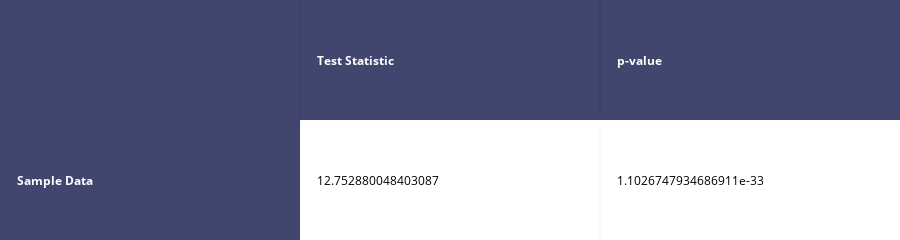

Source (notebook cell):
### Code cell
import scipy
import plotly.plotly as py
import plotly
import plotly.graph_objs as go
from plotly.tools import FigureFactory as FF
from scipy.stats import shapiro

plotly.offline.init_notebook_mode(connected=True)
print(shapiro(fox_topic7_15_df[fox_topic7_15_df['topic'] == 7].cos_similarity))

twosample_results_fox = scipy.stats.ttest_ind(fox_topic7_15_df[fox_topic7_15_df['topic'] == 7].cos_similarity,
                                              fox_topic7_15_df[fox_topic7_15_df['topic'] == 15].cos_similarity,
                                              equal_var=False)
matrix_twosample = [
    ['', 'Test Statistic', 'p-value'],
    ['Sample Data', twosample_results_fox[0], twosample_results_fox[1]]
]

twosample_table = FF.create_table(matrix_twosample, index=True)
plotly.offline.iplot(twosample_table, filename='twosample-table')

### Figure 1 — Plotly figure (JSON) as saved in the notebook; plotly's stock layout.template omitted (floating-point values rounded to 4 significant figures)
{"data": [{"colorscale": [[0, "#00083e"], [0.5, "#ededee"], [1, "#ffffff"]], "hoverinfo": "none", "opacity": 0.75, "showscale": false, "type": "heatmap", "uid": "4976e768-8612-46f4-a72e-fa6b1cb4f544", "z": [[0, 0, 0], [0, 0.5, 0.5]]}], "layout": {"annotations": [{"align": "left", "font": {"color": "#ffffff"}, "showarrow": false, "text": "<b></b>", "x": -0.45, "xanchor": "left", "xref": "x", "y": 0, "yref": "y"}, {"align": "left", "font": {"color": "#ffffff"}, "showarrow": false, "text": "<b>Test Statistic</b>", "x": 0.55, "xanchor": "left", "xref": "x", "y": 0, "yref": "y"}, {"align": "left", "font": {"color": "#ffffff"}, "showarrow": false, "text": "<b>p-value</b>", "x": 1.55, "xanchor": "left", "xref": "x", "y": 0, "yref": "y"}, {"align": "left", "font": {"color": "#ffffff"}, "showarrow": false, "text": "<b>Sample Data</b>", "x": -0.45, "xanchor": "left", "xref": "x", "y": 1, "yref": "y"}, {"align": "left", "font": {"color": "#000000"}, "showarrow": false, "text": "12.752880048403087", "x": 0.55, "xanchor": "left", "xref": "x", "y": 1, "yref": "y"}, {"align": "left", "font": {"color": "#000000"}, "showarrow": false, "text": "1.1026747934686911e-33", "x": 1.55, "xanchor": "left", "xref": "x", "y": 1, "yref": "y"}], "height": 110, "margin": {"b": 0, "l": 0, "r": 0, "t": 0}, "xaxis": {"dtick": 1, "gridwidth": 2, "showticklabels": false, "tick0": -0.5, "ticks": "", "zeroline": false}, "yaxis": {"autorange": "reversed", "dtick": 1, "gridwidth": 2, "showticklabels": false, "tick0": 0.5, "ticks": "", "zeroline": false}}}
